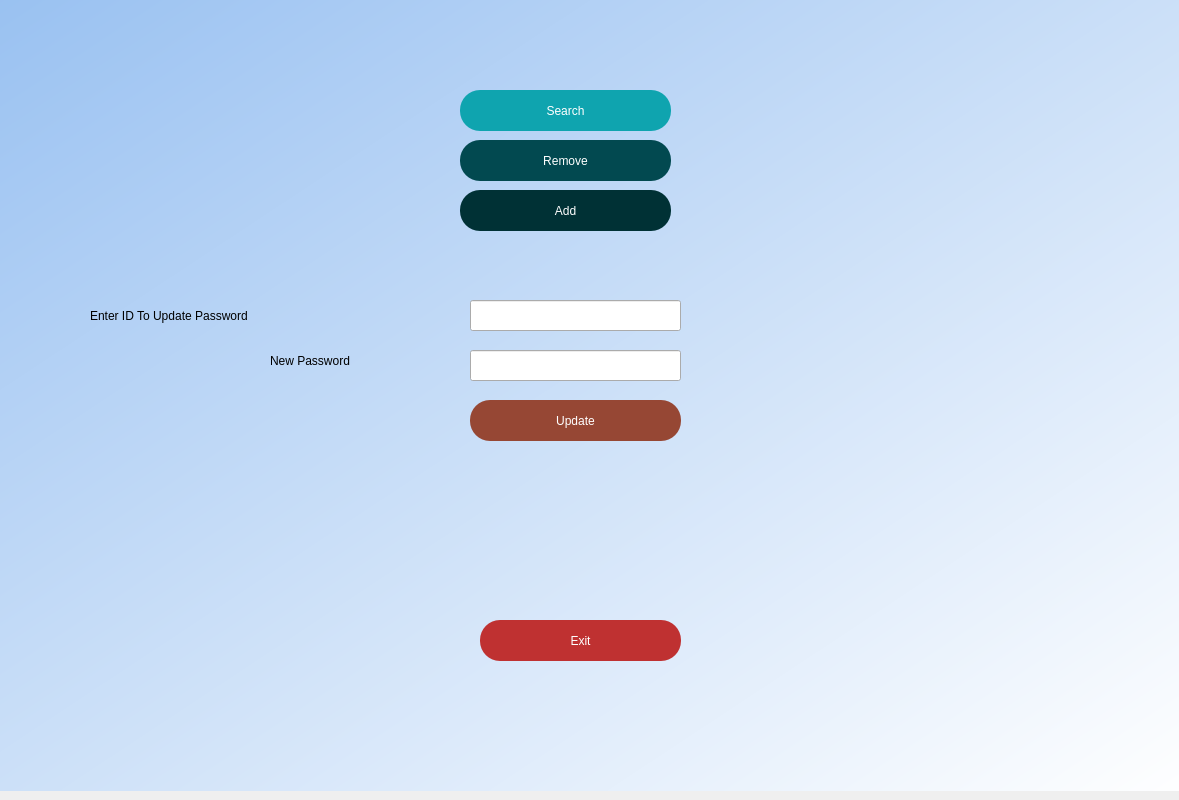
<?xml version="1.0" encoding="UTF-8"?>
<ui version="4.0">
 <class>Dialog</class>
 <widget class="QDialog" name="Dialog">
  <property name="geometry">
   <rect>
    <x>0</x>
    <y>0</y>
    <width>1179</width>
    <height>800</height>
   </rect>
  </property>
  <property name="windowTitle">
   <string>Dialog</string>
  </property>
  <widget class="QWidget" name="widget" native="true">
   <property name="geometry">
    <rect>
     <x>0</x>
     <y>-10</y>
     <width>1211</width>
     <height>801</height>
    </rect>
   </property>
   <property name="styleSheet">
    <string notr="true">QWidget#widget{
background-color:qlineargradient(spread:pad, x1:0, y1:0, x2:1, y2:1, stop:0 rgba(153, 193, 241, 255), stop:1 rgba(255, 255, 255, 255));}</string>
   </property>
   <widget class="QLabel" name="name_panel">
    <property name="geometry">
     <rect>
      <x>420</x>
      <y>20</y>
      <width>361</width>
      <height>91</height>
     </rect>
    </property>
    <property name="styleSheet">
     <string notr="true">font: 48pt &quot;DejaVu Serif&quot;;
color:rgb(237, 51, 59);</string>
    </property>
    <property name="text">
     <string/>
    </property>
   </widget>
   <widget class="QWidget" name="side_panel" native="true">
    <property name="geometry">
     <rect>
      <x>10</x>
      <y>10</y>
      <width>1171</width>
      <height>801</height>
     </rect>
    </property>
    <widget class="QPushButton" name="add">
     <property name="geometry">
      <rect>
       <x>450</x>
       <y>190</y>
       <width>211</width>
       <height>41</height>
      </rect>
     </property>
     <property name="styleSheet">
      <string notr="true">border-radius:20px;
background-color: #003135;
font: 20pt &quot;DejaVu Sans&quot;;
color: rgb(255, 255, 255);
</string>
     </property>
     <property name="text">
      <string>Add</string>
     </property>
    </widget>
    <widget class="QPushButton" name="remove">
     <property name="geometry">
      <rect>
       <x>450</x>
       <y>140</y>
       <width>211</width>
       <height>41</height>
      </rect>
     </property>
     <property name="styleSheet">
      <string notr="true">border-radius:20px;
background-color: #024950;
font: 20pt &quot;DejaVu Sans&quot;;
color: rgb(255, 255, 255);
</string>
     </property>
     <property name="text">
      <string>Remove</string>
     </property>
    </widget>
    <widget class="QPushButton" name="update_data">
     <property name="geometry">
      <rect>
       <x>460</x>
       <y>400</y>
       <width>211</width>
       <height>41</height>
      </rect>
     </property>
     <property name="styleSheet">
      <string notr="true">border-radius:20px;
background-color: #964734;
font: 20pt &quot;DejaVu Sans&quot;;
color: rgb(255, 255, 255);</string>
     </property>
     <property name="text">
      <string>Update</string>
     </property>
    </widget>
    <widget class="QPushButton" name="search">
     <property name="geometry">
      <rect>
       <x>450</x>
       <y>90</y>
       <width>211</width>
       <height>41</height>
      </rect>
     </property>
     <property name="styleSheet">
      <string notr="true">border-radius:20px;
background-color: #0FA4AF;
font: 20pt &quot;DejaVu Sans&quot;;
color: rgb(255, 255, 255);</string>
     </property>
     <property name="text">
      <string>Search</string>
     </property>
    </widget>
    <widget class="QPushButton" name="exit">
     <property name="geometry">
      <rect>
       <x>470</x>
       <y>620</y>
       <width>201</width>
       <height>41</height>
      </rect>
     </property>
     <property name="styleSheet">
      <string notr="true">border-radius:20px;
background-color: #BF3131;

font: 20pt &quot;DejaVu Sans&quot;;
color: rgb(255, 255, 255);</string>
     </property>
     <property name="text">
      <string>Exit</string>
     </property>
    </widget>
    <widget class="QLineEdit" name="id_field">
     <property name="geometry">
      <rect>
       <x>460</x>
       <y>300</y>
       <width>211</width>
       <height>31</height>
      </rect>
     </property>
     <property name="styleSheet">
      <string notr="true">font: 16pt &quot;DejaVu Serif&quot;;</string>
     </property>
    </widget>
    <widget class="QLabel" name="label_2">
     <property name="geometry">
      <rect>
       <x>80</x>
       <y>300</y>
       <width>371</width>
       <height>31</height>
      </rect>
     </property>
     <property name="styleSheet">
      <string notr="true">font: 18pt &quot;DejaVu Serif&quot;;</string>
     </property>
     <property name="text">
      <string>Enter ID To Update Password</string>
     </property>
    </widget>
    <widget class="QLabel" name="message">
     <property name="geometry">
      <rect>
       <x>410</x>
       <y>480</y>
       <width>331</width>
       <height>21</height>
      </rect>
     </property>
     <property name="styleSheet">
      <string notr="true">font: 18pt &quot;DejaVu Serif&quot;;</string>
     </property>
     <property name="text">
      <string/>
     </property>
    </widget>
    <widget class="QLabel" name="label_3">
     <property name="geometry">
      <rect>
       <x>260</x>
       <y>350</y>
       <width>191</width>
       <height>21</height>
      </rect>
     </property>
     <property name="styleSheet">
      <string notr="true">font: 18pt &quot;DejaVu Serif&quot;;</string>
     </property>
     <property name="text">
      <string>New Password</string>
     </property>
    </widget>
    <widget class="QLineEdit" name="password_field">
     <property name="geometry">
      <rect>
       <x>460</x>
       <y>350</y>
       <width>211</width>
       <height>31</height>
      </rect>
     </property>
     <property name="styleSheet">
      <string notr="true">font: 16pt &quot;DejaVu Serif&quot;;</string>
     </property>
    </widget>
   </widget>
  </widget>
 </widget>
 <resources/>
 <connections/>
</ui>
